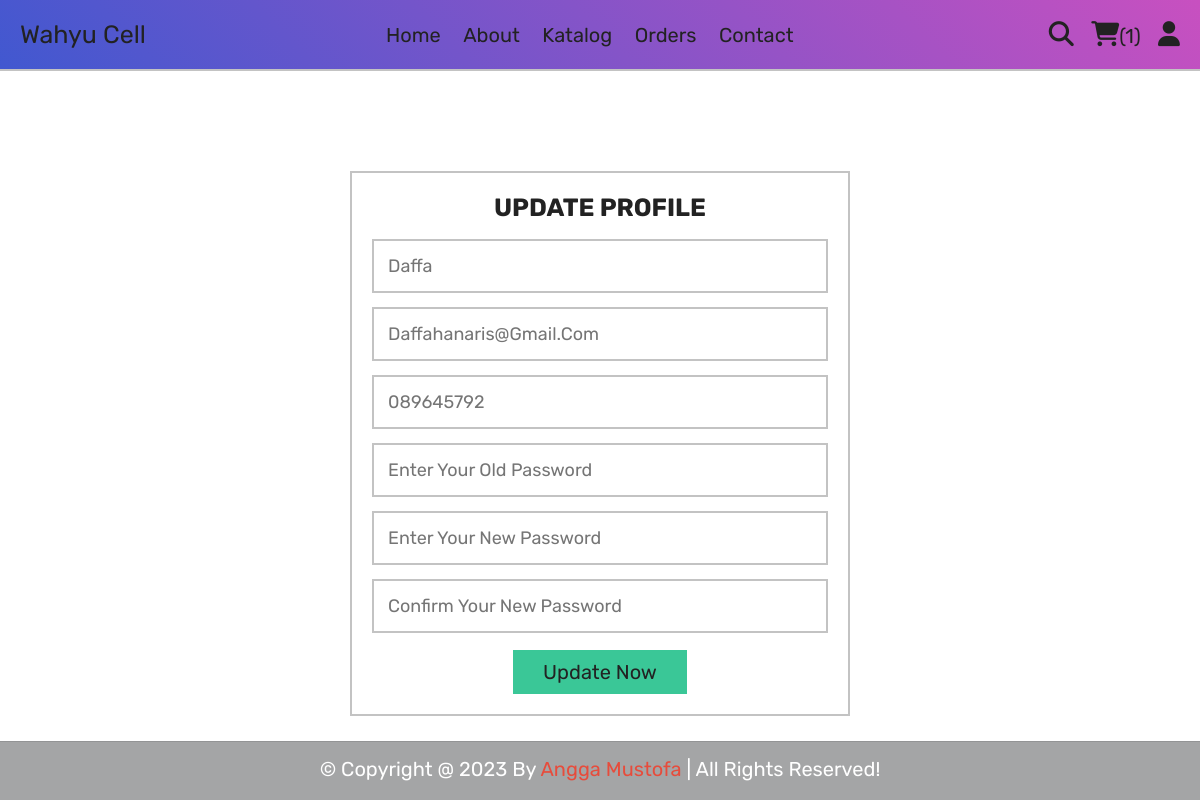
The app's page /update_profile.php (signed in) with its own data.
### tables this page shows
CREATE TABLE `users` (
  `id` int(100) NOT NULL,
  `name` varchar(20) NOT NULL,
  `email` varchar(50) NOT NULL,
  `number` varchar(10) NOT NULL,
  `password` varchar(50) NOT NULL,
  `address` varchar(500) NOT NULL
);

### update_profile.php (the view, shortened to what this page needs)
<?php
include 'components/connect.php';
?>
<!DOCTYPE html>
<html lang="en">
<head>
   <link rel="stylesheet" href="https://cdnjs.cloudflare.com/ajax/libs/font-awesome/6.1.1/css/all.min.css">
   <link rel="stylesheet" href="css/style.css">
</head>
<body>
<?php include 'components/user_header.php'; ?>
<section class="form-container update-form">
   <form action="" method="post">
      <h3>update profile</h3>
      <input type="text" name="name" placeholder="<?= $fetch_profile['name']; ?>" class="box" maxlength="50">
      <input type="email" name="email" placeholder="<?= $fetch_profile['email']; ?>" class="box" maxlength="50" oninput="this.value = this.value.replace(/\s/g, '')">
      <input type="number" name="number" placeholder="<?= $fetch_profile['number']; ?>"" class="box" min="0" max="9999999999" maxlength="10">
      <input type="password" name="old_pass" placeholder="enter your old password" class="box" maxlength="50" oninput="this.value = this.value.replace(/\s/g, '')">
      <input type="password" name="new_pass" placeholder="enter your new password" class="box" maxlength="50" oninput="this.value = this.value.replace(/\s/g, '')">
      <input type="password" name="confirm_pass" placeholder="confirm your new password" class="box" maxlength="50" oninput="this.value = this.value.replace(/\s/g, '')">
      <input type="submit" value="update now" name="submit" class="btn">
   </form>
</section>
<?php include 'components/footer.php'; ?>
</body>
</html>

### css/style.css (style rules this page uses)
:root { --yellow:#3ac797; --ye:#cfcc3a; --red:#e74c3c; --white:#fff; --black:#222; --grey: rgb(195, 195, 195); --light-color:#777; --blue : #252734; --border:.2rem solid var(--grey); }
* { font-family: 'Rubik', sans-serif; margin:0; padding:0; box-sizing: border-box; outline: none; border:none; text-transform: capitalize; transition: all .2s linear; text-decoration: none; }
html { font-size: 62.5%; scroll-behavior: smooth; stop-opacity: 7rem; }
section { margin:0 auto; max-width: auto; padding:2rem; }
.btn, .delete-btn { margin-top: 1rem; display: inline-block; font-size: 2rem; padding:1rem 3rem; cursor: pointer; text-transform: capitalize; transition: .2s linear; }
.btn { background-color: var(--yellow); color:var(--black); }
.form-container { height: 670px; padding-top: 10rem; }
.form-container form { border:var(--border); margin:0 auto; max-width: 50rem; padding:2rem; text-align: center; }
.form-container form h3 { font-size: 2.5rem; color:var(--black); text-transform: uppercase; margin-bottom: 1rem; }
.form-container form .box { margin:.7rem 0; width: 100%; border:var(--border); padding:1.4rem; font-size: 1.8rem; color:var(--black); }

### records on screen
users: name "daffa", email "daffahanaris@gmail.com", number "089645792"

### other values on screen
$total_cart_items "1"
